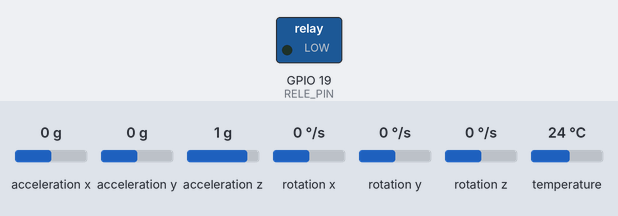
Recording of a sketch running on a simulated ESP32. Shown: switched loads named in the sketch (green lamp = pin HIGH). Dashed ring = blinking. The inputs (shaded band) are chosen by the test bench; at power-on: acceleration x 0 g, acceleration y 0 g, acceleration z 1 g, rotation x 0 °/s, rotation y 0 °/s, rotation z 0 °/s, temperature 24 °C. WiFi joins after 1.5 s; servers stay silent unless stated; web services answer with replies made up by the test bench; what the sketch prints to the serial monitor is not drawn.

Above: at 2.7 s.
2.8 s: acceleration x set to -0.9 g
4.3 s: acceleration x set to -1.2 g
At 4.63 s:
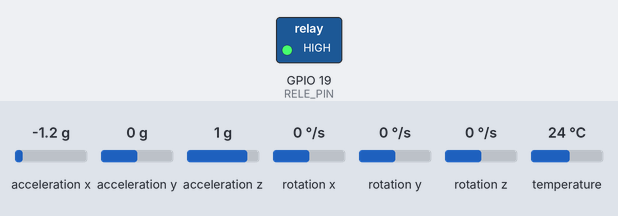
Timing chart, 0 to 13.3 s (numbered marks = the images above; inputs shaded):
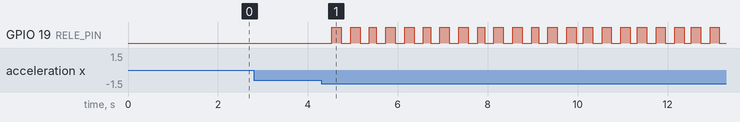

Measured:
- the behaviour switches between -1 and -1.1 g on acceleration x (found by bisection; images 0 and 1)
- after the input at 2.8 s, every drawn part: stays the same
- after the input at 4.3 s, GPIO 19 (RELE_PIN): alternates HIGH for 0.21 s and LOW for 0.21 s, starting after 0.23 s

The sketch:

mainE.ino
```cpp
#include <Adafruit_MPU6050.h>
#include <Adafruit_Sensor.h>
#include <Wire.h>
#include <WiFi.h>
#include <WebServer.h>
#include <HTTPClient.h>

Adafruit_MPU6050 mpu;

#define RELE_PIN 19
#define BOOT_BTN 0

// ======= CONFIG WiFi =======
const char* ssid = "Alumnos";
const char* password = "Escuelas_2025";

// ======= CONFIG TELEGRAM =======
const char* botToken = "8246929061:AAHLgjUnfXi9KtNQLomTgcjQ3xlXAslGoes";
const char* chatID = "7423413933";

WebServer server(80);
bool alarmaActiva = false;
unsigned long alarmaInicio = 0;

// ======= CONTROL DE SINCRONIZACIÓN =======
SemaphoreHandle_t xMutex;

// ======= ENVÍO TELEGRAM =======
void sendTelegramMessage(const String& message) {
  if (WiFi.status() != WL_CONNECTED) return;

  HTTPClient http;
  String url = "https://api.telegram.org/bot" + String(botToken) +
               "/sendMessage?chat_id=" + String(chatID) + "&text=" + message;
  http.begin(url);
  http.GET();
  http.end();
}

// ======= CONEXIÓN WiFi =======
void connectWiFi() {
  WiFi.mode(WIFI_STA);
  WiFi.begin(ssid, password);
  Serial.printf("Conectando a %s", ssid);
  unsigned long startAttempt = millis();

  while (WiFi.status() != WL_CONNECTED && millis() - startAttempt < 10000) {
    delay(300);
    Serial.print(".");
  }

  if (WiFi.status() == WL_CONNECTED) {
    Serial.println("\n✅ Conectado al WiFi");
  } else {
    Serial.println("\n⚠️ No se pudo conectar al WiFi, se ejecutará sin conexión.");
  }
}

// ======= TAREA SENSOR Y RELÉ (CORE 1) =======
void TaskMPU(void *pvParameters) {
  for (;;) {
    sensors_event_t a, g, temp;
    mpu.getEvent(&a, &g, &temp);

    // Detección de movimiento
    if (abs(a.acceleration.x) > 10 || abs(a.acceleration.y) > 10 || abs(a.acceleration.z) > 10 ||
        abs(g.gyro.x) > 1 || abs(g.gyro.y) > 1 || abs(g.gyro.z) > 10) {

      if (!alarmaActiva) {
        xSemaphoreTake(xMutex, portMAX_DELAY);
        alarmaActiva = true;
        alarmaInicio = millis();
        xSemaphoreGive(xMutex);
        Serial.println("🚨 Movimiento detectado, alarma activada");
      }
    }

    // Control de relé (independiente del WiFi)
    if (alarmaActiva) {
      unsigned long tiempo = millis() - alarmaInicio;
      digitalWrite(RELE_PIN, (tiempo / 200) % 2); // parpadeo rápido

      if (tiempo >= 90000) { // 1.5 minutos
        xSemaphoreTake(xMutex, portMAX_DELAY);
        alarmaActiva = false;
        xSemaphoreGive(xMutex);
        digitalWrite(RELE_PIN, LOW);
        Serial.println("✅ Alarma finalizada");
      }
    }

    vTaskDelay(50 / portTICK_PERIOD_MS); // frecuencia de lectura alta
  }
}

// ======= TAREA RED Y TELEGRAM (CORE 0) =======
void TaskNet(void *pvParameters) {
  for (;;) {
    if (WiFi.status() != WL_CONNECTED) {
      connectWiFi();
    }

    server.handleClient();

    // Solo enviar mensajes si la alarma está activa
    xSemaphoreTake(xMutex, portMAX_DELAY);
    bool enviar = alarmaActiva;
    xSemaphoreGive(xMutex);

    if (enviar) {
      sendTelegramMessage("🚨 Se ha detectado movimiento en el agua. Por favor ve a revisar.");
    }

    vTaskDelay(200 / portTICK_PERIOD_MS); // misma frecuencia que parpadeo
  }
}

// ======= SETUP =======
void setup() {
  Wire.begin(21, 22);
  Serial.begin(115200);
  pinMode(RELE_PIN, OUTPUT);
  pinMode(BOOT_BTN, INPUT_PULLUP);

  xMutex = xSemaphoreCreateMutex();

  if (!mpu.begin()) {
    Serial.println("❌ No se detectó el MPU6050");
    while (true) delay(1000);
  }

  mpu.setAccelerometerRange(MPU6050_RANGE_8_G);
  mpu.setGyroRange(MPU6050_RANGE_500_DEG);
  mpu.setFilterBandwidth(MPU6050_BAND_21_HZ);
  Serial.println("✅ MPU6050 listo");

  connectWiFi();

  server.on("/", []() {
    String html = "<html><body><h1>ESP32 con MPU6050</h1>";
    html += "<p>Estado del relé: " + String(digitalRead(RELE_PIN) ? "Activado" : "Desactivado") + "</p>";
    html += "<p>IP: " + WiFi.localIP().toString() + "</p>";
    html += "</body></html>";
    server.send(200, "text/html", html);
  });
  server.begin();
  Serial.println("✅ Servidor iniciado");

  // Crear las tareas en diferentes núcleos
  xTaskCreatePinnedToCore(TaskMPU, "TaskMPU", 4096, NULL, 2, NULL, 1); // CORE 1 (sensor)
  xTaskCreatePinnedToCore(TaskNet, "TaskNet", 8192, NULL, 1, NULL, 0); // CORE 0 (red)
}

void loop() {
  vTaskDelay(1000); // loop vacío
}
```
